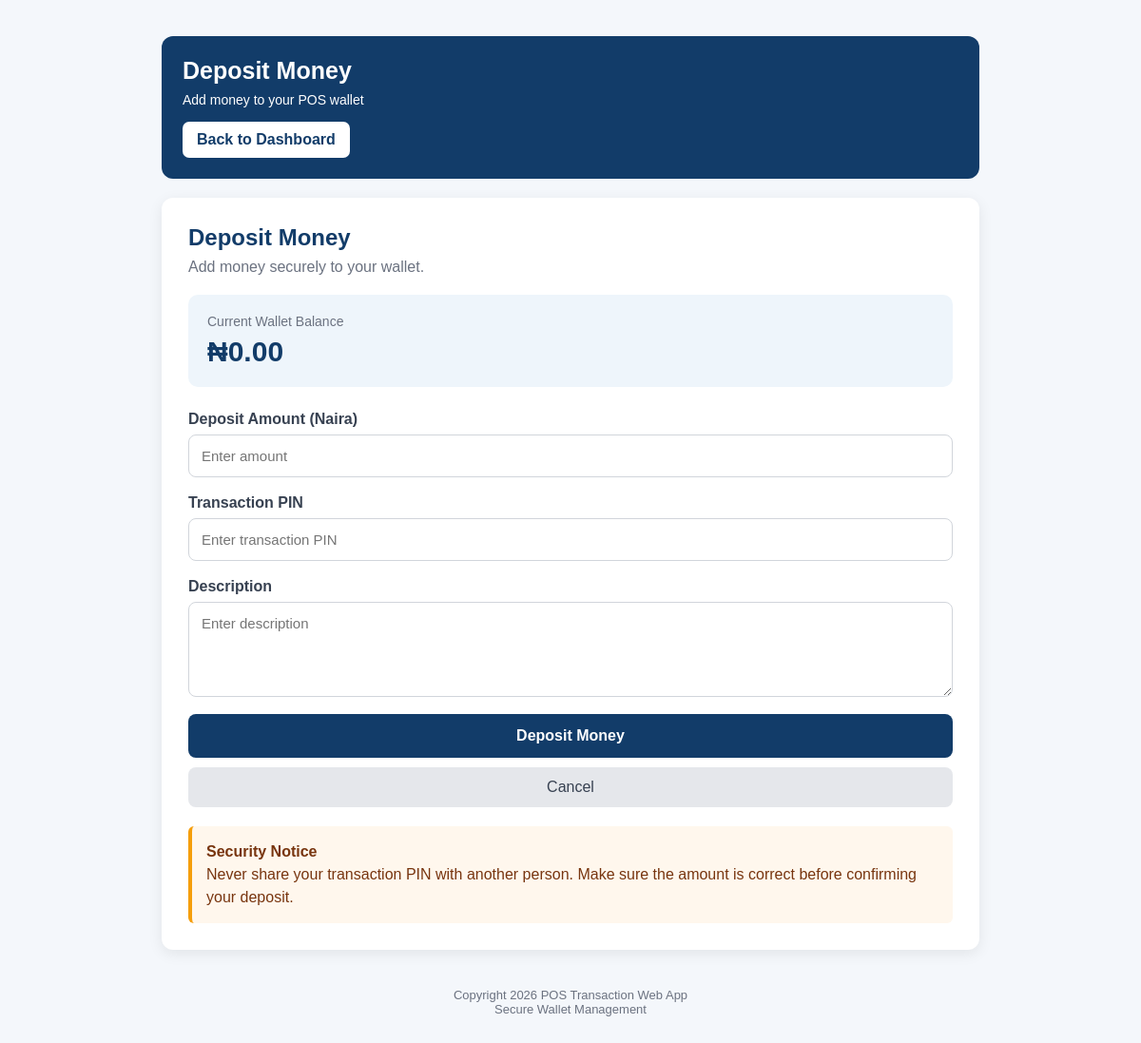
Before: /deposit (signed in) with the older database file.
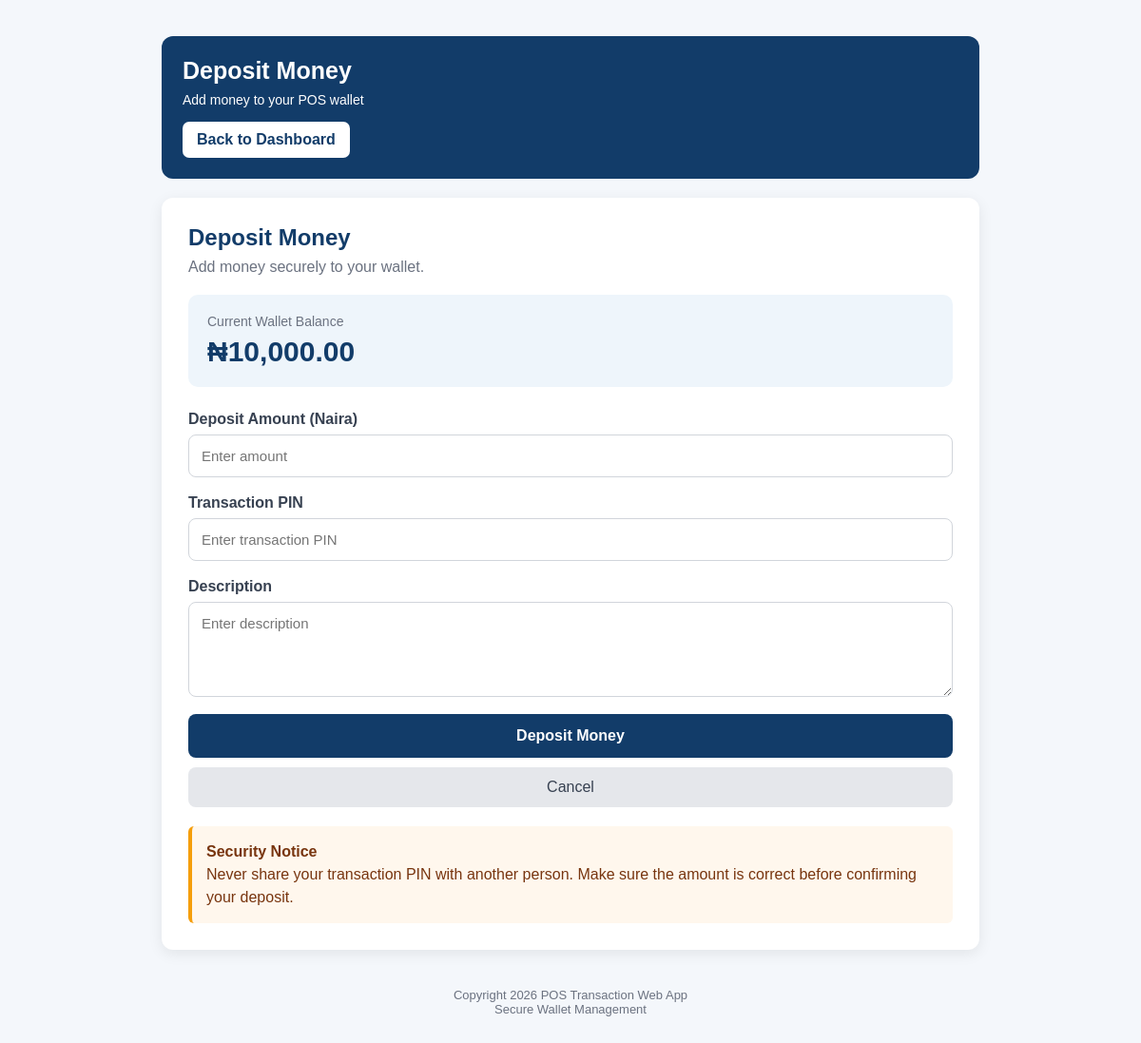
After: the same page with the newer database file.
### app_backup.py (models this page shows, shortened)
class User(UserMixin, db.Model):
    __tablename__ = "users"
    id = db.Column(db.Integer, primary_key=True)
    full_name = db.Column(
        db.String(150),
        nullable=False
    )
    username = db.Column(
        db.String(80),
        unique=True,
        nullable=False
    )
    email = db.Column(
        db.String(150),
        unique=True,
        nullable=False
    )
    phone = db.Column(
        db.String(30),
        nullable=True
    )
    password = db.Column(
        db.String(255),
        nullable=False
    )
    transaction_pin = db.Column(
        db.String(255),
        nullable=True
    )
    role = db.Column(
        db.String(30),
        default="Agent",
        nullable=False
    )
    status = db.Column(
        db.String(30),
        default="Active",
        nullable=False
    )
    wallet_balance = db.Column(
        db.Float,
        default=0.00,
        nullable=False
    )
    created_at = db.Column(
        db.DateTime,
        default=datetime.utcnow
    )

### app_backup.py (the view, shortened to what this page needs)
@app.route("/deposit", methods=["GET", "POST"])
@login_required
def deposit():
    return render_template(
        "deposit.html",
        balance=current_user.wallet_balance
    )

### app_backup.py (called while the page is built)
@login_manager.user_loader
def load_user(user_id):
    try:
        return db.session.get(User, int(user_id))
    except (ValueError, TypeError):
        return None

@app.context_processor
def inject_app_information():
    return {
        "app_name": "POS Transaction Web App",
        "current_year": datetime.utcnow().year,
    }

### templates/deposit.html (shortened to what this page needs)
﻿<!DOCTYPE html>
<html lang="en">
<head>
</head>
<body>
<div class="container">
    <div class="header">
        <h1>Deposit Money</h1>
        <p>
            Add money to your POS wallet
        </p>
        <a href="{{ url_for('dashboard') }}">
            Back to Dashboard
        </a>
    </div>
    <div class="card">
        <h2>Deposit Money</h2>
        <p>
            Add money securely to your wallet.
        </p>
        <div class="balance">
            <div class="balance-title">
                Current Wallet Balance
            </div>
            <div class="balance-amount">
                &#8358;{{ "{:,.2f}".format(current_user.wallet_balance|default(0)) }}
            </div>
        </div>
        <form
            method="POST"
            action="{{ url_for('deposit') }}"
        >
            <div class="form-group">
                <label for="amount">
                    Deposit Amount (Naira)
                </label>
                <input
                    type="number"
                    id="amount"
                    name="amount"
                    min="1"
                    step="0.01"
                    placeholder="Enter amount"
                    required
                >
            </div>
            <div class="form-group">
                <label for="transaction_pin">
                    Transaction PIN
                </label>
                <input
                    type="password"
                    id="transaction_pin"
                    name="transaction_pin"
                    maxlength="6"
                    placeholder="Enter transaction PIN"
                    required
                >
            </div>
            <div class="form-group">
                <label for="description">
                    Description
                </label>
                <textarea
                    id="description"
                    name="description"
                    placeholder="Enter description"
                ></textarea>
            </div>
            <button
                type="submit"
                class="btn"
            >
                Deposit Money
            </button>
            <a
                href="{{ url_for('wallet') }}"
                class="cancel"
            >
                Cancel
            </a>
        </form>
        <div class="notice">
            <strong>Security Notice</strong>
            <br>
            Never share your transaction PIN with another person.
            Make sure the amount is correct before confirming your deposit.
        </div>
    </div>
    <footer>
        Copyright 2026 POS Transaction Web App
        <br>
        Secure Wallet Management
    </footer>
</div>
</body>
</html>

Changed rows visible on the page:
changed User: wallet_balance "0.00" → "10,000.00"
